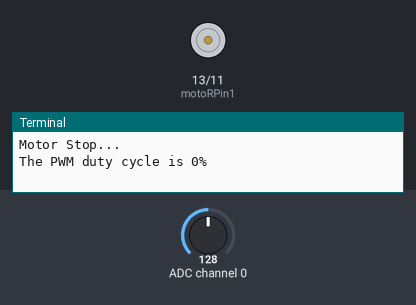
This program was run on a simulated Raspberry Pi (header pin numbers). Parts: motor-driver pin pairs drawn as motors (green arrow = first pin HIGH = forward, orange = second pin HIGH = backward, longer = more drive, scaled by the enable pin), the last lines printed to the terminal. Inputs (shaded band) come from the test bench; at power-on: ADC channel 0 = 128 (analog values on the 0–255 scale).

Above: at 1.2 s.
1.3 s: ADC channel 0 set to 178
At 2.5 s:
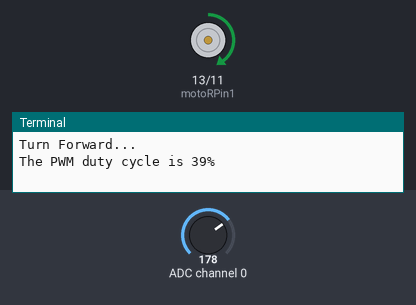
2.9 s: ADC channel 0 set to 127
At 4.2 s:
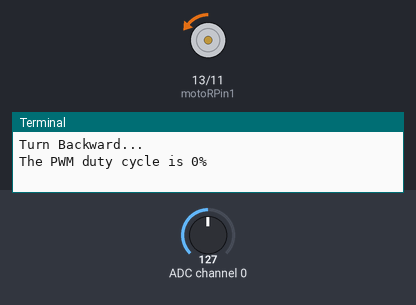
4.5 s: ADC channel 0 set to 76
At 5.8 s:
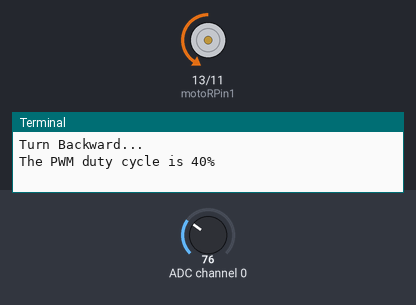
6.1 s: ADC channel 0 set to 30
At 7.4 s:
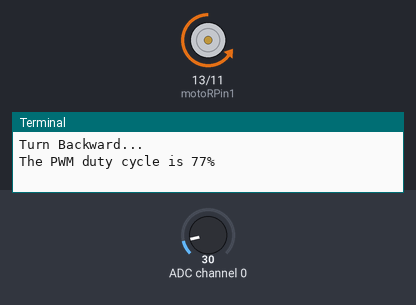
7.7 s: ADC channel 0 set to 224
At 9.0 s:
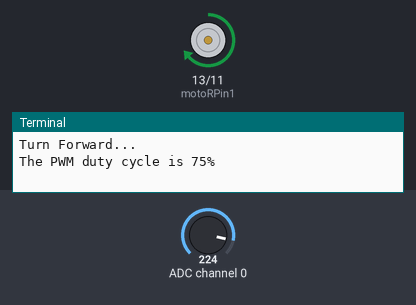
9.3 s: ADC channel 0 set to 255
At 9.8 s:
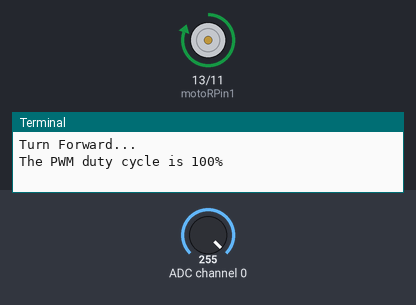
Timing chart, 0 to 11.9 s (numbered marks = the images above; inputs shaded):
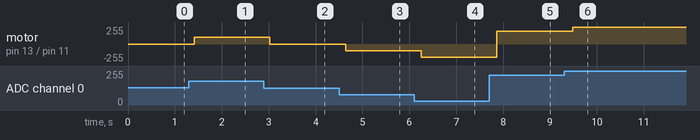

Measured:
- after the input at 1.3 s, motor on pin 13 (motoRPin1) / pin 11 (motoRPin2): stopped → forward 100/255 after 0.11 s
- after the input at 2.9 s, motor on pin 13 (motoRPin1) / pin 11 (motoRPin2): forward 100/255 → backward 2/255 after 0.13 s
- after the input at 4.5 s, motor on pin 13 (motoRPin1) / pin 11 (motoRPin2): backward 2/255 → backward 104/255 after 0.14 s
- after the input at 6.1 s, motor on pin 13 (motoRPin1) / pin 11 (motoRPin2): backward 104/255 → backward 195/255 after 0.15 s
- after the input at 7.7 s, motor on pin 13 (motoRPin1) / pin 11 (motoRPin2): backward 195/255 → forward 191/255 after 0.17 s
- after the input at 9.3 s, motor on pin 13 (motoRPin1) / pin 11 (motoRPin2): forward 191/255 → forward 253/255 after 0.18 s

The program:

Motor.py
```python
#!/usr/bin/env python3
#############################################################################
# Filename    : Motor.py
# Description : Control Motor with L293D
# Author      : www.freenove.com
# modification: 2019/12/27
########################################################################
import RPi.GPIO as GPIO
import time
from ADCDevice import *

# define the pins connected to L293D
motoRPin1 = 13
motoRPin2 = 11
enablePin = 15
adc = ADCDevice() # Define an ADCDevice class object

def setup():
    global adc
    if(adc.detectI2C(0x48)): # Detect the pcf8591.
        adc = PCF8591()
    elif(adc.detectI2C(0x4b)): # Detect the ads7830
        adc = ADS7830()
    else:
        print("No correct I2C address found, \n"
        "Please use command 'i2cdetect -y 1' to check the I2C address! \n"
        "Program Exit. \n");
        exit(-1)
    global p
    GPIO.setmode(GPIO.BOARD)
    GPIO.setup(motoRPin1,GPIO.OUT)   # set pins to OUTPUT mode
    GPIO.setup(motoRPin2,GPIO.OUT)
    GPIO.setup(enablePin,GPIO.OUT)

    p = GPIO.PWM(enablePin,1000) # creat PWM and set Frequence to 1KHz
    p.start(0)

# mapNUM function: map the value from a range of mapping to another range.
def mapNUM(value,fromLow,fromHigh,toLow,toHigh):
    return (toHigh-toLow)*(value-fromLow) / (fromHigh-fromLow) + toLow

# motor function: determine the direction and speed of the motor according to the input ADC value input
def motor(ADC):
    value = ADC -128
    if (value > 0):  # make motor turn forward
        GPIO.output(motoRPin1,GPIO.HIGH)  # motoRPin1 output HIHG level
        GPIO.output(motoRPin2,GPIO.LOW)   # motoRPin2 output LOW level
        print ('Turn Forward...')
    elif (value < 0): # make motor turn backward
        GPIO.output(motoRPin1,GPIO.LOW)
        GPIO.output(motoRPin2,GPIO.HIGH)
        print ('Turn Backward...')
    else :
        GPIO.output(motoRPin1,GPIO.LOW)
        GPIO.output(motoRPin2,GPIO.LOW)
        print ('Motor Stop...')
    p.start(mapNUM(abs(value),0,128,0,100))
    print ('The PWM duty cycle is %d%%\n'%(abs(value)*100/127))   # print PMW duty cycle.

def loop():
    while True:
        value = adc.analogRead(0) # read ADC value of channel 0
        print ('ADC Value : %d'%(value))
        motor(value)
        time.sleep(0.2)

def destroy():
    p.stop()  # stop PWM
    GPIO.cleanup()

if __name__ == '__main__':  # Program entrance
    print ('Program is starting ... ')
    setup()
    try:
        loop()
    except KeyboardInterrupt: # Press ctrl-c to end the program.
        destroy()
```

ADCDevice.py
```python
#!/usr/bin/env python3
########################################################################
# Filename    : ADCDevice.py
# Description : Freenove ADC Module library.
# Author      : www.freenove.com
# modification: 2020/04/21
########################################################################

import smbus

class ADCDevice(object):
    def __init__(self):
        self.cmd = 0
        self.address = 0
        self.bus=smbus.SMBus(1)
        # print("ADCDevice init")

    def detectI2C(self,addr):
        try:
            self.bus.write_byte(addr,0)
            print("Found device in address 0x%x"%(addr))
            return True
        except:
            print("Not found device in address 0x%x"%(addr))
            return False

    def close(self):
        self.bus.close()

class PCF8591(ADCDevice):
    def __init__(self):
        super(PCF8591, self).__init__()
        self.cmd = 0x40     # The default command for PCF8591 is 0x40.
        self.address = 0x48 # 0x48 is the default i2c address for PCF8591 Module.

    def analogRead(self, chn): # PCF8591 has 4 ADC input pins, chn:0,1,2,3
        value = self.bus.read_byte_data(self.address, self.cmd+chn)
        value = self.bus.read_byte_data(self.address, self.cmd+chn)
        return value

    def analogWrite(self,value): # write DAC value
        self.bus.write_byte_data(address,cmd,value)

class ADS7830(ADCDevice):
    def __init__(self):
        super(ADS7830, self).__init__()
        self.cmd = 0x84
        self.address = 0x4b # 0x4b is the default i2c address for ADS7830 Module.

    def analogRead(self, chn): # ADS7830 has 8 ADC input pins, chn:0,1,2,3,4,5,6,7
        value = self.bus.read_byte_data(self.address, self.cmd|(((chn<<2 | chn>>1)&0x07)<<4))
        return value
```
